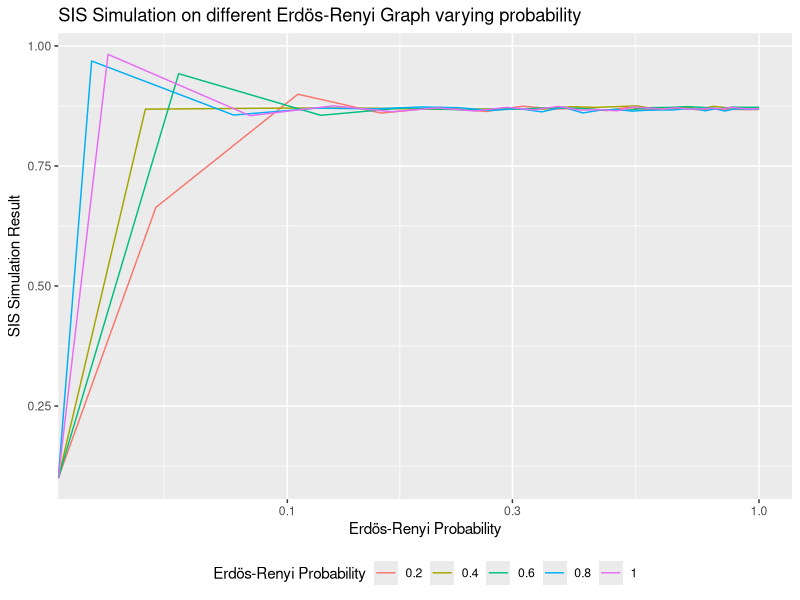

R code for this plot: (Note: a time limit stopped this script after it produced the figure.)
library(igraph)
library(xtable)
library(ggplot2)

simulate <- function(G, gamma, beta, p0) {
  curr <- rep(0., vcount(G))
  curr[sample(1:vcount(G), p0)] <- 1.
  prev <- rep(0, vcount(G))
  
  evolution <- c(sum(curr)/vcount(G))
  t <- 0
  
  prevNorm <- Inf
  while(t < 10 || abs(prevNorm - sqrt(sum((curr-prev)**2))) > 1e-1) {
    prevNorm <- sqrt(sum((curr-prev)**2))
    prev <- curr
    curr <- rep(0., vcount(G))
    
    for(node in 1:vcount(G)) {
      if(prev[node] == 1) {
        curr[node] = runif(1) > gamma
      } else {
        K <- 0
        for(neighbor in neighbors(G, node)) {
          if(prev[neighbor] == 1) {
            K <- K + 1
          }
        }
        curr[node] = runif(1) >  (1-beta)**K
      }
    }
    
    t <- t + 1
    evolution <- append(evolution, sum(curr)/vcount(G))
  }
  
  evolution
}

repetition <- function(num_rep, G, gamma, beta, p0) {
  sum_evols <- c(0,0)
  for(rep in 1:num_rep) {
    evol <- simulate(G, gamma, beta, p0)
    
    if(length(sum_evols) < length(evol)) {
      sum_evols <- append(sum_evols, rep(sum_evols[length(sum_evols)], length(evol)-length(sum_evols)))    
    } else if(length(sum_evols) > length(evol)) {
      evol <- append(evol, rep(evol[length(evol)], length(sum_evols)-length(evol)))  
    }
    
    sum_evols <- sum_evols + evol
  }
  
  sum_evols/num_rep
}


plot_erdos_renyi_eigen <- function(N,step,num_rep)  {
  probs  <- rep(seq(step,1,step), num_rep)
  eigenvals <- rep(0,length(probs))
  c <- 0
  for(p in probs) {
    c <- c + 1
    G <- erdos.renyi.game(N, p)
    eigenvals[c] <-max(eigen(as_adj(G))$values)
  }
  
  data <- data.frame(probs, eigenvals)
  boxplot(eigenvals ~ probs)
  title("Boxplot of the  Eigenalues of the Erdös-Renyi Graphs")
  data
}
"
plot_erdos_renyi <- function(N,step,num_rep, gamma) {
  plot.new()
  axis(1)
  axis(2)
  c <- 0
  for(p in seq(step,1,step)) {
    c <- c + 1
    G <- erdos.renyi.game(N, p)
    max_eigenvalue <- max(eigen(as_adj(G))$values)
    beta = gamma / max_eigenvalue + 0.05
    res <- repetition(num_rep, G, gamma, beta, 100)
    lines(seq(0,1,1/(length(res)-1)),res, col=c)
  }
  title('SIS Simulation on different Erdös-Renyi Graph varying probability')
  legend('bottomright',legend=seq(step,1,step),col=1:c, lty=1)
}
"
plot_erdos_renyi <- function(N, step, num_rep, gamma) {
  data <- data.frame()
  
  for (p in seq(step, 1, step)) {
    G <- erdos.renyi.game(N, p)
    max_eigenvalue <- max(eigen(as_adj(G))$values)
    beta <- gamma / max_eigenvalue + 0.05
    res <- repetition(num_rep, G, gamma, beta, 100)
    data <- rbind(data, data.frame(prob = p, x = seq(0, 1, 1 / (length(res) - 1)), y = res))
  }
  
  ggplot(data, aes(x = x, y = y, color = factor(prob))) +
    scale_x_log10(name = 'Erdös-Renyi Probability') +
    scale_y_continuous(name = 'SIS Simulation Result') +
    #theme_minimal() +
    labs(title = 'SIS Simulation on different Erdös-Renyi Graph varying probability') +
    theme(legend.position = 'bottom') + geom_line() +
    scale_color_discrete(name = 'Erdös-Renyi Probability')
}

##filepath to store plots
filepath<-'/home/didac/Documents/CSN/LAB/CSN-MIRI/assignment7/img'

N <-1000
step <- 0.2
num_rep <- 10
#gamma <- 0.3
listgamma <- c(0.15, 0.3, 0.45, 0.6, 0.75, 0.9)
for (gamma in listgamma){
  # This experiment  allows us to see how SIS converges  depending  on  the
  # probabiblity of Erdös-Renyi graphs
  ErdoRenyiConvergence <- plot_erdos_renyi(N,step,num_rep,gamma)
  filename<-paste0('ErdosRenyiConvergence_', gamma)#, 'png')
  ggsave(filename, path=filepath, device='png', plot = ErdoRenyiConvergence, width = 6, height = 4, units = 'in')
  
  # This experiment  allows us to see how much variance there is in the eigenvaleus
  # for different Erdös-Renyi graphs.

  filename<-paste0(filepath, '/ErdosRenyiEigenvalues_', gamma)
  png(filename)
  ErdoRenyiEigenvalues <- plot_erdos_renyi_eigen(N, step, num_rep)
  dev.off()
}
